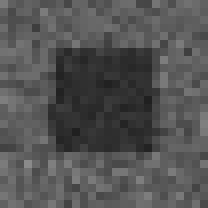
%> input picture ps2/input/pair0-L.png, 26 x 26 px, shrunk from 128 x 128 before the run (shown 8 times larger); the run also reads 1 picture not shown here
$ octave ps2.m   (GNU Octave 9; MATLAB toolbox functions it lacks are replaced by stand-ins)
%> lines starting %> are read from the running program, lines starting %| are printed output that depends on the picture; in (x1, y1, x2, y2) boxes, pixels count from 0 and x2, y2 are one past the last pixel; in counts of white or black regions, pixels touching at a corner belong together; the program's own positions count from 1
### ps2/disparity_ssd.m
function D = disparity_ssd(L, R)
    % Compute disparity map D(y, x) such that: L(y, x) = R(y, x + D(y, x))
    %
    % L: Grayscale left image
    % R: Grayscale right image, same size as L
    % D: Output disparity map, same size as L, R

    % TODO: Your code here

    tplrows =9;
    tplcols =9;

    %disparity matrix zero
    %for each row
        %for each pixel
            %find SSD vector for that pixel
        %find index of vector minimum for pixel
        %pixel disparity = index disparity
        %put disparity into disparity matrix


    D = zeros(size(L));
    %for each template window
    for r = ceil(tplrows/2):size(L,1)-floor(tplrows/2)
        for c = ceil(tplcols/2):size(L,2)-floor(tplcols/2)
            t = L(r-floor(tplrows/2):r+floor(tplrows/2),c-floor(tplcols/2):c+floor(tplcols/2)); %template window

            SSD = zeros(1,size(L,2)-tplcols+1); %SSD vec for each pixel in row

            %for each proposed location window on the ray
            for i = ceil(tplcols/2):size(L,2)-floor(tplcols/2)
                x = R(r-floor(tplrows/2):r+floor(tplrows/2),i-floor(tplcols/2):i+floor(tplcols/2));
                SSD(i-floor(tplcols/2)) = sum(sum((t - x).^2));
            [val,idx] = min(SSD);
            disparity = (idx+floor(tplcols/2))-c;
            D(r,c) = disparity;
            end
        end
    end

% [7 lines of commented-out code are left out]


end

### ps2/ps2.m
% ps2

%% 1-a
% Read images
L = im2double(imread(fullfile('input', 'pair0-L.png')));
%> L: size 26x26 double; min 0.125, max 0.541, mean 0.327
R = im2double(imread(fullfile('input', 'pair0-R.png')));
%> R: size 26x26 double; min 0.129, max 0.541, mean 0.327

% Compute disparity
D_L = disparity_ssd(L, R);
%> after the loop in disparity_ssd, `for r = ceil(tplrows/2):size(L,1)-floor(tplrows/2)`: SSD = 18 values, max 1.04 at index 4, min 0.0235 at index 18, mean 0.698
%> D_L: size 26x26 double; every value is 0
D_R = disparity_ssd(R, L);
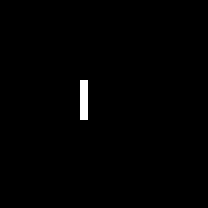
%> D_R: size 26x26 double (shown 8 times larger); values 0 (black) and 1 (white), 0.74% white in thin lines or dots, all inside (x1, y1, x2, y2) = (10, 10, 11, 15)

% TODO: Save output images (D_L as output/ps2-1-a-1.png and D_R as output/ps2-1-a-2.png)
% Note: They may need to be scaled/shifted before saving to show results properly

% TODO: Rest of your code here
img_DL = mat2gray(D_L);
img_DR = mat2gray(D_R);


imshow(img_DL);
figure
imshow(img_DR);
% Looks like it doesn't like edges

imwrite(img_DL,fullfile('output','ps2-1-a-1.png'));
imwrite(img_DR,fullfile('output','ps2-1-a-2.png'));


%% 2-a

L = im2double(imread(fullfile('input', 'pair1-L.png')));
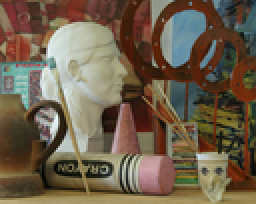
%> input picture ps2/input/pair1-L.png, 128 x 102 px, shrunk from 640 x 511 before the run (shown 2 times larger)
%> L: size 102x128x3 double
R = im2double(imread(fullfile('input', 'pair1-R.png')));
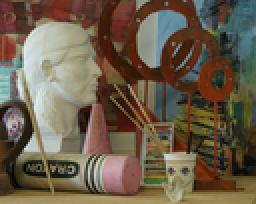
%> input picture ps2/input/pair1-R.png, 128 x 102 px, shrunk from 640 x 511 before the run (shown 2 times larger)
%> R: size 102x128x3 double

L = rgb2gray(L);
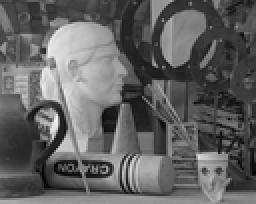
%> L: size 102x128 double (shown 2 times larger); min 0.0097, max 0.964, mean 0.384
R = rgb2gray(R);
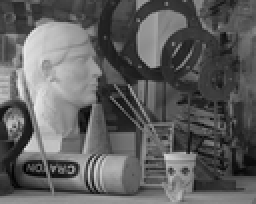
%> R: size 102x128 double (shown 2 times larger); min 0.0046, max 0.914, mean 0.374

%> (the run ends here)
